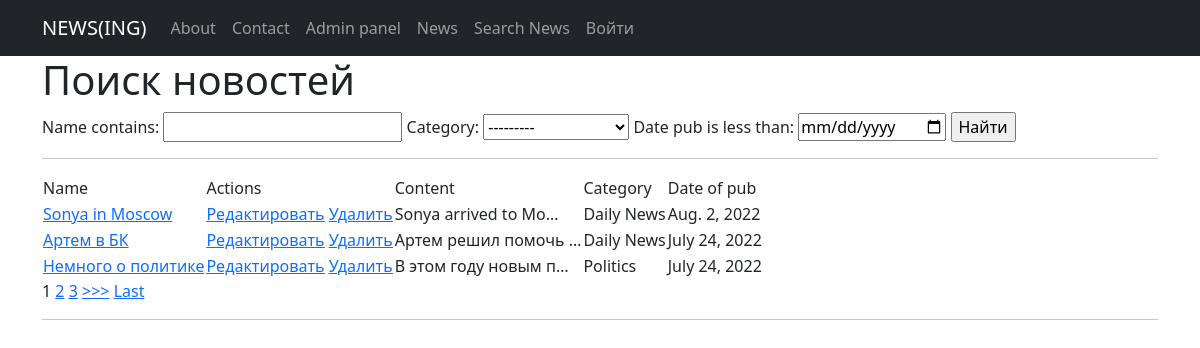
The app's page /news/search_news/, older data.
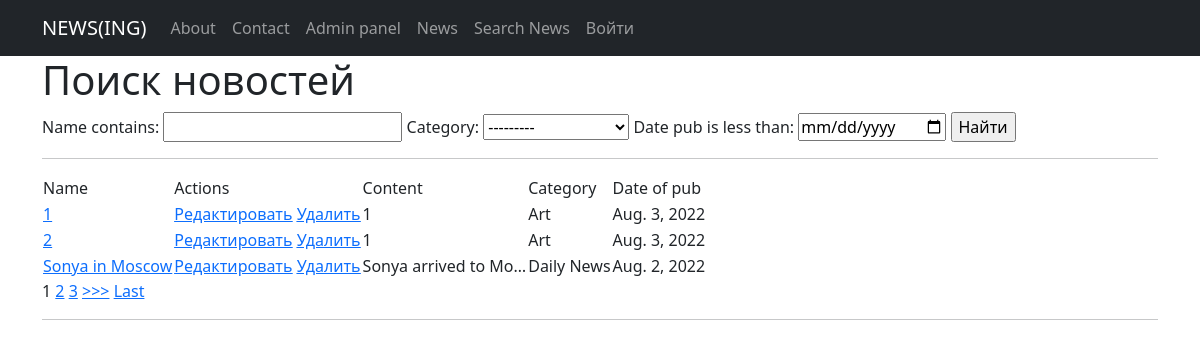
The same page, newer data.
### News_feed_view/models.py (models this page shows, shortened)
class News(models.Model):
    name = models.CharField(
        max_length=124,
        unique=True
    )
    content = models.TextField()
    category = models.ForeignKey(
        to = 'Category',
        on_delete=models.CASCADE,
        related_name='news'
    )
    date_pub = models.DateField(auto_now=True)

class Category(models.Model):
    name = models.CharField(max_length=100, unique=True)
    subscribed_user = models.ManyToManyField(User, through='Subscribers')
    def __str__(self):
        return self.name.title()

### News_feed_view/views.py (the view, shortened to what this page needs)
# urls.py: path('search_news/', SearchNews.as_view(), name = 'search_news'),
class SearchNews(ListView):
    model = News
    template_name = 'search_news.html'
    ordering = 'name'
    context_object_name = 'search_news'
    paginate_by = 3
    def get_queryset(self):
        queryset = super().get_queryset()
        return NewsSimpleFilter(self.request.GET, queryset=queryset).qs
    def get_context_data(self, **kwargs):
        context = super().get_context_data(**kwargs)
        context['filter'] = NewsSimpleFilter(self.request.GET, queryset=self.get_queryset())
        return context

### templates/search_news.html (shortened to what this page needs)
{% extends 'flatpages/default.html' %}
{% block content %}
<h1>Поиск новостей</h1>
<form method="GET">
    {{ filter.form }}
    <input type="submit" value="Найти">
</form>
<hr>
<table>
    <tr>
        <td> Name </td>
        <td> Actions </td>
        <td> Content </td>
        <td> Category </td>
        <td> Date of pub </td>
    </tr>
    {% for i in search_news %}
        <tr>
            <td> <a href="{% url 'news_detail' i.id %}"> {{i.name}} </a> </td>
            <td>
                <a href="{% url 'update_news' i.id %} "><u>Редактировать</u></a>
                <a href="{% url 'delete_news' i.id %} "><u> Удалить </u></a>
            </td>
            <td> {{ i.content|truncatechars:20 }} </td>
            <td> {{ i.category }} </td>
            <td> {{ i.date_pub }} </td>
        </tr>
    {% endfor %}
</table>
{% if is_paginated %}
    {% for num in page_obj.paginator.page_range %}
        {% if page_obj.number == num %}
            <a>{{ num }}</a>
        {% elif num > page_obj.number|add:'-3' and num < page_obj.number|add:'3' %}
            <a href="?page={{ num }}">{{ num }}</a>
        {% endif %}
    {% endfor %}
    {% if page_obj.has_next %}
        <a href="?page={{ page_obj.next_page_number }}">>>></a>
        <a href="?page={{ page_obj.paginator.num_pages }}">Last</a>
    {% endif %}
{% endif %}
<hr>
{% endblock content %}

Row changes from the older to the newer data that the page shows:
no longer on this page (row unchanged): News: name "Артем в БК", content "Артем решил помочь …", category "Daily News", date_pub "July 24, 2022"
no longer on this page (row unchanged): News: name "Немного о политике", content "В этом году новым п…", category "Politics", date_pub "July 24, 2022"
added News: name "1", content "1", category "Art", date_pub "Aug. 3, 2022"
added News: name "2", content "1", category "Art", date_pub "Aug. 3, 2022"
